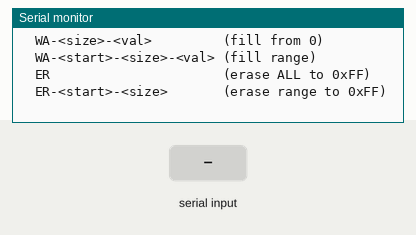
The sketch below on a simulated Arduino Uno, built with avr-gcc and run on an emulated ATmega328P. On the bench: the last lines printed to the serial monitor. The inputs (shaded band) are chosen by the test bench.

Above: at 1.5 s.
1.6 s: "er,1\n" received over Serial
At 2.1 s:
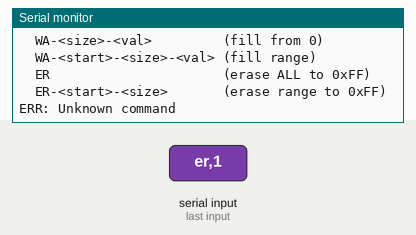
3.1 s: "w-\n" received over Serial
At 4.3 s:
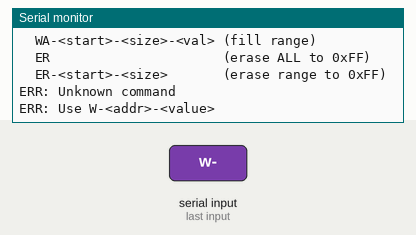
4.6 s: "r-\n" received over Serial
At 5.5 s:
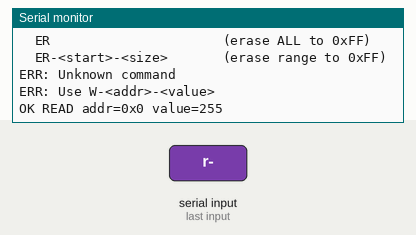
6.1 s: "RA\n" received over Serial
At 6.9 s:
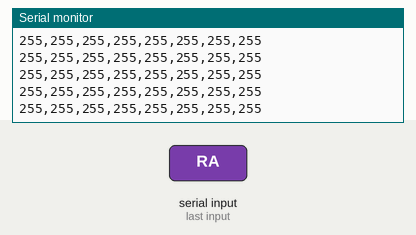
7.6 s: "RAH\n" received over Serial
12.7 s: "WA-\n" received over Serial
At 15.1 s:
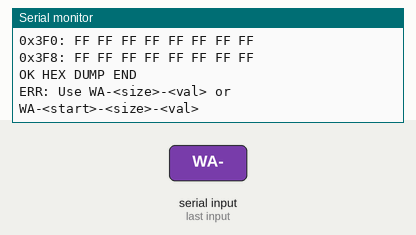
Timing chart, 0 to 16.6 s (numbered marks = the images above; inputs shaded):
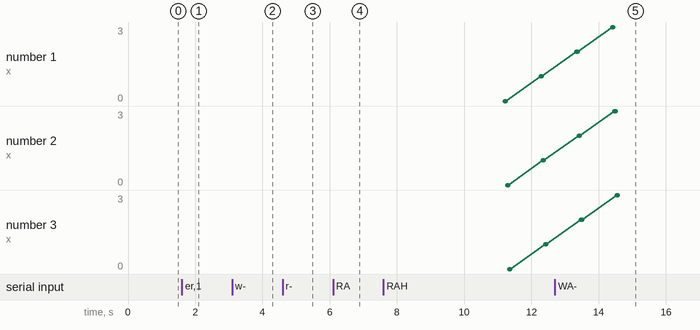

The sketch:

sketch_sep18a.ino
```cpp
#include <Arduino.h>
#include <EEPROM.h>

#define BAUDRATE 9600 // The Default Baudrate For EEPROM

// -------- helpers --------, This Function Handle the format that will be received to the eeprom from the test bench (EEPROM Simulator)
static long parseNum(const String &s) { return strtol(s.c_str(), nullptr, 0); }

static void splitDash(const String &line, String parts[], int &count, int maxParts=5) {
  count = 0;
  int start = 0;
  while (count < maxParts) {
    int idx = line.indexOf('-', start);
    if (idx < 0) { parts[count++] = line.substring(start); break; }
    parts[count++] = line.substring(start, idx);
    start = idx + 1;
  }
}

static void fillRangeFF(int start, int size) {
  for (int i = start; i < start + size; ++i) EEPROM.update(i, 0xFF);
}

static void printHex2(uint8_t v) {
  if (v < 16) Serial.print('0');
  Serial.print(v, HEX);
}

// -------- globals --------
static int EELEN = 0;   // actual EEPROM capacity on this board

void setup() {
  Serial.begin(BAUDRATE);
  while (!Serial) {}

  EELEN = EEPROM.length();

  Serial.println("EEPROM interface ready @9600");
  Serial.print("Hardware EEPROM bytes: ");
  Serial.println(EELEN);
    // The Format That Should Be Sent
  Serial.println("Commands:");
  Serial.println("  W-<addr>-<val>          (write byte)");
  Serial.println("  R-<addr>                (read byte)");
  Serial.println("  RA                      (read all, decimal, 8/line)");
  Serial.println("  RAH                     (read all, hex with addresses, 8/line)");
  Serial.println("  WA-<size>-<val>         (fill from 0)");
  Serial.println("  WA-<start>-<size>-<val> (fill range)");
  Serial.println("  ER                      (erase ALL to 0xFF)");
  Serial.println("  ER-<start>-<size>       (erase range to 0xFF)");
}

void loop() {
  if (!Serial.available()) return;

  String cmd = Serial.readStringUntil('\n');
  cmd.trim();
  if (cmd.length() == 0) return;

  if (cmd.startsWith("w-")) cmd.setCharAt(0, 'W');
  if (cmd.startsWith("r-")) cmd.setCharAt(0, 'R');
  if (cmd.startsWith("er")) cmd.setCharAt(0, 'E');

  // --- Write Byte: W-<addr>-<value> ---, This Function Used to write one byte to eeprom by Writing (W-any address in the memory- Value)
  if (cmd.startsWith("W-")) {
    String parts[3]; int n=0; splitDash(cmd, parts, n, 3);
    if (n != 3) { Serial.println("ERR: Use W-<addr>-<value>"); return; }
    long addr = parseNum(parts[1]);
    long val  = parseNum(parts[2]);
    if (addr < 0 || addr >= EELEN) { Serial.println("ERR: Address out of range"); return; }
    if (val < 0 || val > 255) { Serial.println("ERR: Value must be 0..255"); return; }
    EEPROM.update((int)addr, (uint8_t)val);
    Serial.print("OK WROTE addr=0x"); Serial.print(addr, HEX);
    Serial.print(" value="); Serial.println(val);
    return;
  }

  // --- Read Byte: R-<addr> ---, This Function Used to read one byte from eeprom by Writing (R-any address in the memory)
  if (cmd.startsWith("R-")) {
    long addr = parseNum(cmd.substring(2));
    if (addr < 0 || addr >= EELEN) { Serial.println("ERR: Address out of range"); return; }
    int v = EEPROM.read((int)addr);
    Serial.print("OK READ addr=0x"); Serial.print(addr, HEX);
    Serial.print(" value="); Serial.println(v);
    return;
  }

  // --- Read All: RA (decimal, 8 bytes per line) ---, This Function Used to Read all the eeprom in decimal by Writing (RA)
  if (cmd == "RA") {
    Serial.println("OK DUMP BEGIN");
    for (int i = 0; i < EELEN; ++i) {
      Serial.print(EEPROM.read(i), DEC);
      if ((i % 8) != 7 && i < EELEN - 1) Serial.print(",");
      if ((i % 8) == 7) Serial.println();
    }
    if ((EELEN % 8) != 0) Serial.println();
    Serial.println("OK DUMP END");
    return;
  }

  // --- Read All HEX: RAH (hex, address labels, 8 per line) ---, This Function Used to Read all the eeprom in hexa by Writing (RAH)
  if (cmd == "RAH") {
    Serial.println("OK HEX DUMP BEGIN");
    for (int i = 0; i < EELEN; i += 8) {
      Serial.print("0x");
      if (i < 0x100) Serial.print('0');
      if (i < 0x10)  Serial.print('0');
      Serial.print(i, HEX);
      Serial.print(": ");
      for (int j = 0; j < 8 && (i + j) < EELEN; ++j) {
        printHex2(EEPROM.read(i + j));
        if (j != 7 && (i + j) < EELEN - 1) Serial.print(' ');
      }
      Serial.println();
    }
    Serial.println("OK HEX DUMP END");
    return;
  }

  // --- Write All (fill): WA-<size>-<val> or WA-<start>-<size>-<val> ---, This Function Used to Write all the eeprom by Writing (WA - size of bytes you want to write in - then the value ) or (WA- you can give a start address - then size - then value)
  if (cmd.startsWith("WA-")) {
    String parts[4]; int n=0; splitDash(cmd, parts, n, 4);
    long start=0, size=-1, val=-1;
    if (n == 3) { size = parseNum(parts[1]); val = parseNum(parts[2]); }
    else if (n == 4) { start = parseNum(parts[1]); size = parseNum(parts[2]); val = parseNum(parts[3]); }
    else { Serial.println("ERR: Use WA-<size>-<val> or WA-<start>-<size>-<val>"); return; }

    if (size <= 0) { Serial.println("ERR: Size must be >0"); return; }
    if (val < 0 || val > 255) { Serial.println("ERR: Value must be 0..255"); return; }
    long endAddr = start + size;
    if (start < 0 || endAddr > EELEN) { Serial.println("ERR: Range out of EEPROM"); return; }

    for (long a = start; a < endAddr; ++a) EEPROM.update((int)a, (uint8_t)val);
    Serial.print("OK WRITE ALL start=0x"); Serial.print(start, HEX);
    Serial.print(" size="); Serial.print(size);
    Serial.print(" value="); Serial.println(val);
    return;
  }

  // --- ERASE (set to 0xFF) ---,This Function Used to Erase all the eeprom by Writing (ER, will erase all the memory and it will be 0xFF ) or (ER- you can give a start address - then size)
  if (cmd == "ER") {
    fillRangeFF(0, EELEN);
    Serial.println("OK ERASE ALL to 0xFF");
    return;
  }
  if (cmd.startsWith("ER-")) {
    String parts[3]; int n=0; splitDash(cmd, parts, n, 3);
    if (n != 3) { Serial.println("ERR: Use ER-<start>-<size>"); return; }
    long start = parseNum(parts[1]);
    long size  = parseNum(parts[2]);
    long endAddr = start + size;
    if (size <= 0) { Serial.println("ERR: Size must be >0"); return; }
    if (start < 0 || endAddr > EELEN) { Serial.println("ERR: Range out of EEPROM"); return; }
    fillRangeFF((int)start, (int)size);
    Serial.print("OK ERASE start=0x"); Serial.print(start, HEX);
    Serial.print(" size="); Serial.println(size);
    return;
  }

  Serial.println("ERR: Unknown command");
}
```

Measured:
- after the input at 1.6 s, the serial monitor: prints a new line at once (image 1)
- after the input at 3.1 s, the serial monitor: prints a new line at once (image 2)
- after the input at 4.6 s, the serial monitor: prints a new line at once (image 3)
- after the input at 6.1 s, the serial monitor: prints a new line at once (image 4)
